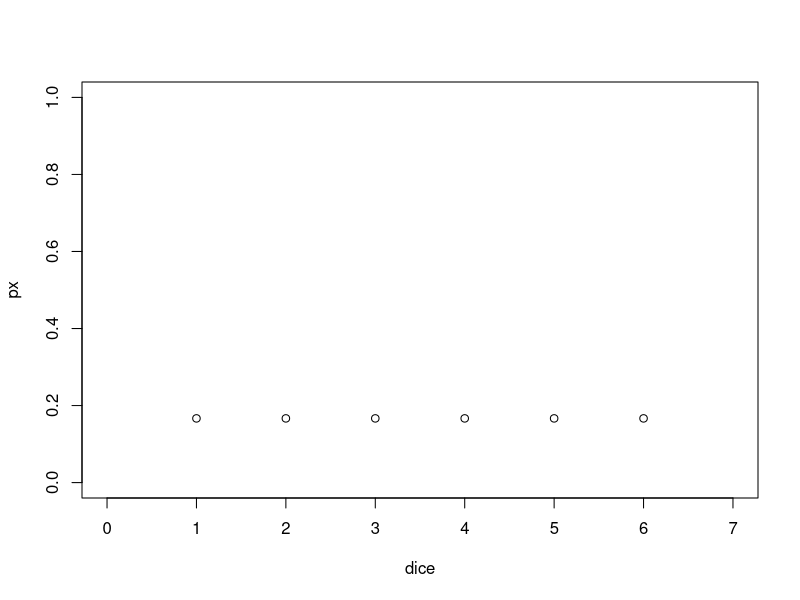
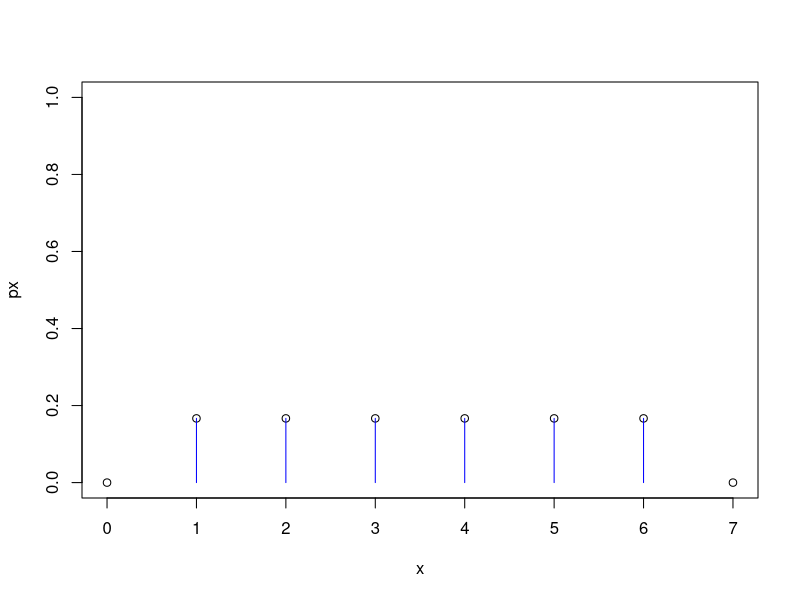
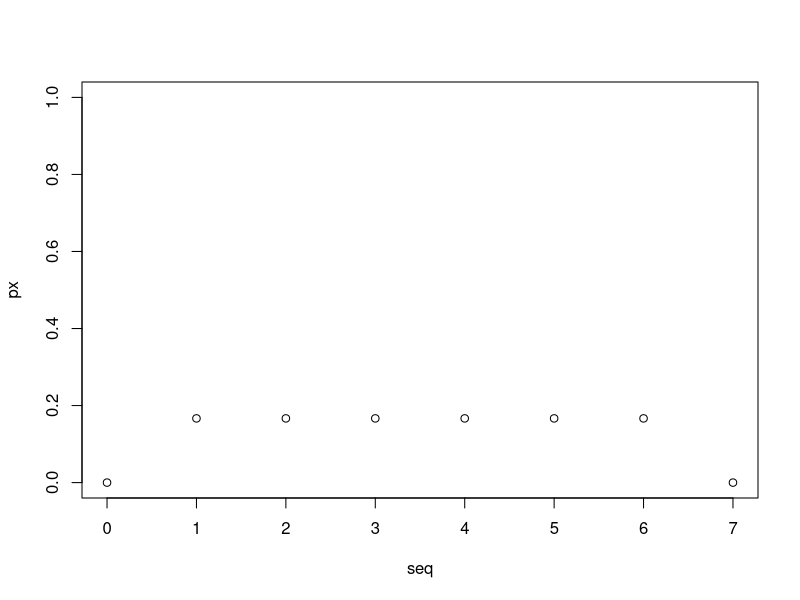
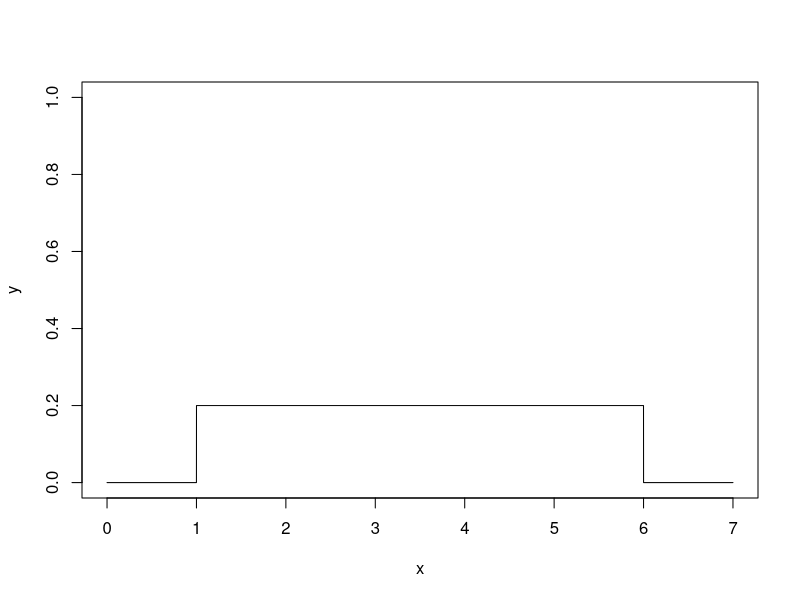
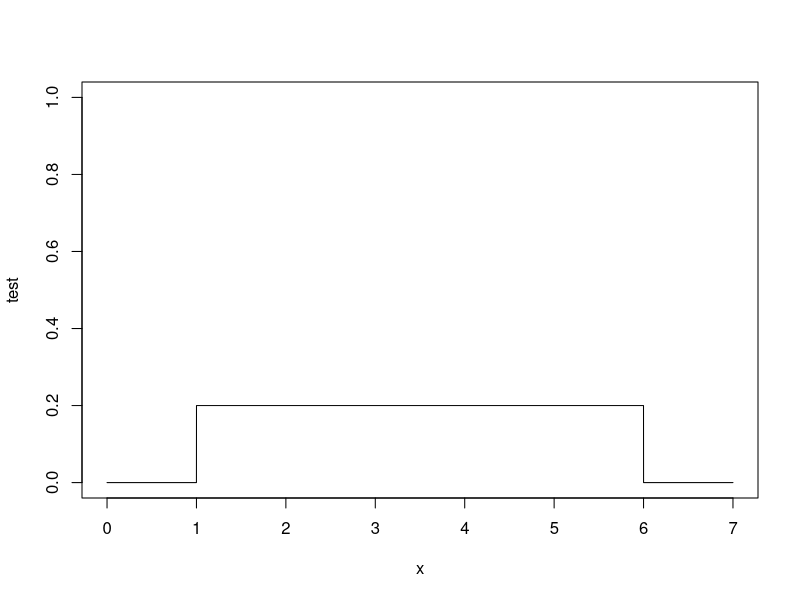
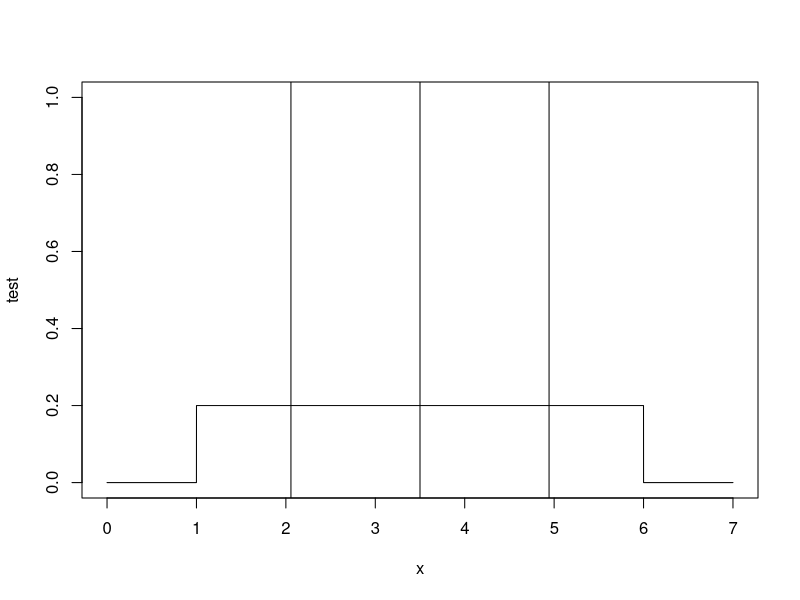
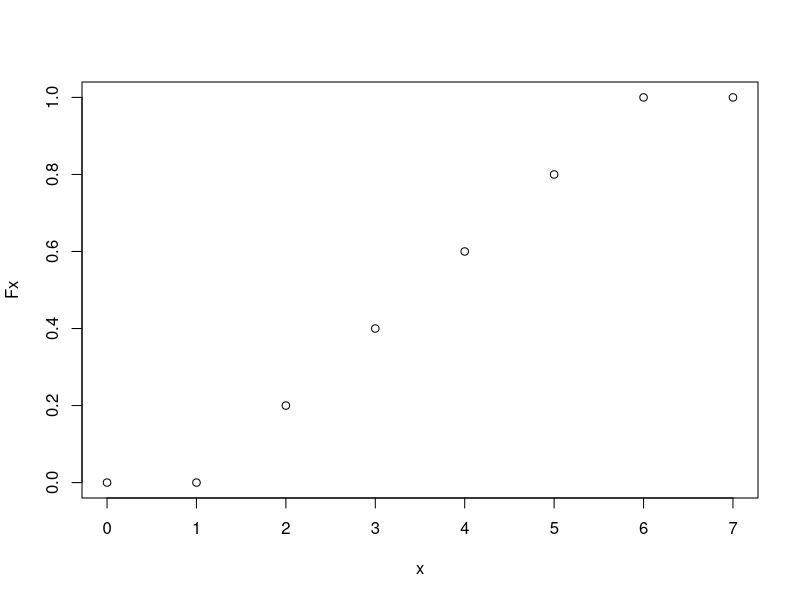
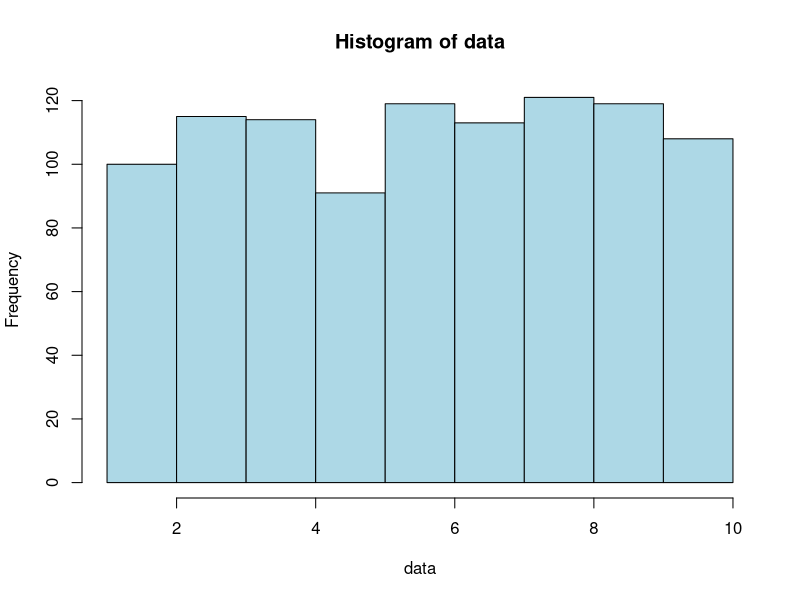

Generate these figures, in order, with R:
#############################################################
##---------------------------------------------------------##
##                Inferential Statistics IV:               ##
##   Uniform and (Standard) Normal Probability (Density)   ## 
##                        Functions                        ## 
##              by Steffen Schwerdtfeger 01.2023           ##
##---------------------------------------------------------##
#############################################################


####################################################################
#    1 Uniform PMFs, PDFs and CDFs ─ Uniform Probability Mass      #
# Functions (Discrete), Probability Density Functions (Continuous) #
#      and the Cumulative Distribution Function (Continuous)       #
####################################################################

####################################################
# 1.1 Uniform Probability Mass Function (Discrete) #
####################################################


# Probability mass function for p(x_i) = 1/6:
dice = c(1:6)
px = 1/length(dice)  # 1/n == for uniform probability distr.

# Written as vector of length(dice_value_x):
px = c(rep(1/length(dice),length(dice))) 

# Plot discrete probabilities:
plot(x=dice,y=px, ylim= c(0,1), xlim = c(0,7))


# Probability mass function for fair dice with n_sides:
dice_px = function(x,n_sides){ # x = sequence / range of possible values
  dice_val = c(1:n_sides)
  px = x # initialize vector for loop with 1:length(x)
  
  for(i in 1:length(x)){ # := for every object of the vector x
    if(x[i] < min(dice_val)){
      px[i] = 0
    }
    else if(x[i] >= min(dice_val) & x[i] <= max(dice_val)){
      px[i] = 1/n_sides
    }
    else if(x[i] > max(dice_val)){
      px[i] = 0
    }
  } # End for i
  
  # Plot probability mass function:
  plot(x=x,y=px, ylim = c(0:1))
  for(i in 1:n_sides){
    segments(x0=dice_val[i],y0=0,x1=dice_val[i],y1=1/n_sides, col = "blue")
  }
  
  # Return px in console:
  return(px)
} # End of function

# Let us test our function:
seq = c(0:7)
px = dice_px(x=seq,n_sides=6)
# 0.1666667 == 1/6
# [1] 0.0000000 0.1666667 0.1666667 0.1666667 0.1666667 0.1666667 0.1666667
# [8] 0.0000000

# Plot discrete probabilities only:
plot(x=seq,y=px, ylim = c(0:1))

# Probability of rolling a 3, 4 or 5, i.e., a range so to speak:
px_3to5 = px[3]+px[4]+px[5]
px_3to5 = sum(px[3:5])
# [1] 0.5


##########################################################
# 1.2 Uniform Probability Density Functions (continuous) #
##########################################################

# Plot Uniform PDF using basic R functions:
x = seq(0,7, length = 10000) # try length 50 and plot again!

# Uniform density for each x:
y = dunif(x, min = 1, max = 6)

# Plot uniform PDF:
plot(x,y, type = "l", ylim = c(0,1))

# Uniform PDF
unif_PDF = function(a,b,x){
  fx = x # initialize output vector of length(x), so we just use x
  for(i in 1:length(x)){ # := for every object of the vector x
    if(x[i] < a){
      fx[i] = 0
    }
    else if(x[i] >= a & x[i] <= b){
      fx[i] = 1/(b-a)
    }
    else if(x[i] > b){
      fx[i] = 0
    }
  } # End for i
  return(fx) 
} # End of function

# Test:
test = unif_PDF(a = 1,b = 6,x = x)
plot(y = test, x = x, type = "l", ylim = c(0,1)) 

# Integration of area under the curve via multiplication:
upper_bo = 5 # set upper bound
low_bo   = 3 # set lower bound
a_min    = 1 # set minimum
b_max    = 6 # set maximum, else f(x) = 0 anyways...
unif_area = (upper_bo-low_bo)*(1/(b_max-a_min))  
# [1] 0.4

# Integration of a uniform prob. density function via ratio
# area of interest divided by total area:
# P(x_1<=X<=x_2):
P_area = (5-3)/(6-1)
# [1] 0.4


# P(x_1=a<=X<=x_2=b) := area of interest == total area:
P_area = (b_max-a_min)/(b_max-a_min)
P_area = (6-1)/(6-1)
# [1] 1

# P(c<=X<=c) := probability of only one point of, e.g., x =5:
P_area = (5-5)/(6-1)
# Results in 0/5 = 0
# [1] 0

# Mean for uniform distribution:
a = 1
b = 6
# For uniform distribution you may come across this formula:
mean = (a+b)/2
# .. but we can also use our regular old mean:
# mean = sum(dice)/length(dice):
mean = sum(dice)/length(dice)
mean = mean(dice)

# The standard deviation for uniform distributions:
# sd() does not deliver equivalent results:
sd = sqrt(((b-a)^2)/12)

# Add mean and sd to plot:
plot(y = test, x = x, type = "l", ylim = c(0,1)) 
abline(v = mean)
abline(v=mean+sd)
abline(v=mean-sd)


#############################################################
# 1.3 The Cumulative Distribution Function of a Uniform PDF #
#############################################################

unif_CDF = function(a,b,x){
  Fx = x # initialize output vector of length(x), so we just use x again
  for(i in 1:length(x)){ # := for every object of the vector x
    if(x[i] < a){
      Fx[i] = 0
    }
    else if(x[i] >= a & x[i] <= b){
      Fx[i] = (x[i]-a)/(b-a) 
    }
    else if(x[i] > b){
      Fx[i] = 1
    }
  } # End for i
  return(Fx) 
} # End of function

# Initialize a sequence of possible x:
x = seq(0,7,by = 1) 
# Fx:
Fx = unif_CDF(a = 1, b = 6, x = x)

# Plot CDF:
plot(x = x, y = Fx)



####################################################
# 2 The (Standard) Normal Probability Distribution # 
#           ─  Gaussian PDFs and CDFs              #
####################################################

#################################
# 2.1 The Central Limit Theorem # 
#################################

# Initialize data via runif, which will
# give us a random but uniformly distributed
# set of data. Each time you run this line, the result will
# be another set of data points.
# Uses set.seed(0) or other values to make results reproducible
# (we will not get further into the the topic here):
data = runif(n = 1000, min = 1, max = 10)

# We can also plot our data as histogram
hist(data, col = "lightblue")

# Use a for loop to take 5000 random samples of size n = 5 each:
n_samp = 5000
sample_n_5 = c() # create empty vector

# The below function will also take the mean of the sample and 
# will store the output in our vector sample_n_5:
for (i in 1:n_samp){
  # Store mean of each sample with length 5:
  sample_n_5[i] = mean(sample(data, 5, replace=TRUE))
} # End for i

# Look at the histogram of the sample_n_5:
hist(sample_n_5, col = "lightblue")


###### Do the same with a log function:

# Plot of our function: 
plot(x = seq(1,10,by=.0009), y = -log(seq(1,10,by=.0009)))

# We will use y as data, so we do some shuffeling
# in order to be able to use most of the code above:
seq = seq(1,10,by=.0009)
seq = -log(seq)
data = seq

# We can also plot our data as histogram
hist(data, col = "lightblue")

# Use a for loop to take 5000 random samples of size n = 5 each:
n_samp = 5000
sample_n_5 = c() # create empty vector

# The below function will also take the mean of the sample and 
# and stores in our vector sample_n_5:
for (i in 1:n_samp){
  # Store mean of each sample with length 5:
  sample_n_5[i] = mean(sample(data, 5, replace=TRUE))
} # End for i

# Look at the histogram of the sample_n_5:
hist(sample_n_5, col = "lightblue")

####################################
# 2.2 The basic Gaussican function #
####################################

# Gaussian base form:
gaussian_fun = function(x){
  fx = exp(-x^2)
  return(fx)
} # End of function

# Plot of basic Gaussian:
seq = seq(-4,4,by = .1)
fx = gaussian_fun(seq)
plot(x = seq, y = fx)

# For comparison exp(x) only
test_pos = function(x){
  fx = exp(x)
  return(fx)
} # End of function

fx_pos = test_pos(seq)
plot(x = seq, y = fx_pos, type = "l")
abline(v = 0)

# ... as well as exp(-x):
test_neg = function(x){
  fx = exp(-x)
  return(fx)
} # End of function

fx_neg = test_neg(seq)
plot(x = seq, y = fx_neg, type = "l")
abline(v = 0)

# Recall a similar effect when squaring the deviation of 
# x_i-mean(x) and looking at the plot:
x = c(0:10)
plot(x = x, y = (x-mean(x)))    # deviation x_i from mean(x)
abline(h=0)
plot(x = x, y = abs(x-mean(x))) # absolute value of x_i-mean(x)
plot(x = x, y = (x-mean(x))^2)  # plot of squared deviation
# Recall: summing the squared deviation results in 
#         the total sum of squares...

# Plot of exp(-abs(x)):
test_abs = function(x){
  fx = exp(-abs(x))
  return(fx)
} # End of function

# Recall that we will use the absolute value of a sequence
# consisting of value ranging from -4 to 4 (by a step of .1):
plot(x = seq, y = test_abs(seq), typ = "l")  

# It does not even matter that we use the number e as base:
test_gen = function(x){
  fx = 2^(-x^2)
  return(fx)
} # End of function

plot(x = seq, y = test_gen(seq), typ = "l")  


##################################
# 2.2.1 Optional facts on exp(x) #
##################################

###### Some facts on why exp(x) is important:
plot(x = seq, y = fx_pos, type = "l")
# forming coordinate system (+x,-x,+y)
abline(v = 0)

# Point at x = 0, so f(0) = y = e^0 = 1
exp(0) # Now add point to plot:
points(y = 1,x = 0) # P (0|1)

# Point at x = 1
# y = f(x) = e^x; f(1) = e^1 = e
exp(1)

points(exp(1)) # P (e|1)
# Slope of tangent at a point P(f(x)|x) := f'(x) = e^x,
# since f(x) = e^x = f'(x)
# Evaluate y coordinate of P(f(x)|x):
y_coordinate = exp(1)
# [1] 2.718282 = Euler's number e.
# We add the respective tangent at that
# point with a slope = e^x. In case you wonder:
# the linear function x does not need to be defined in curve().
curve(exp(1)*x,-3,3, add = TRUE)

# Integral from -Inf to x = 1
expo_fun = function(x) {exp(x)}
integrate(expo_fun, lower = -Inf, upper = 1)
# 2.718282 with absolute error < 0.00015
# = e again.


##########################################
# 2.3 The Parametrized Gaussian function # 
##########################################

# Gaussian with parametric extension:
seq = seq(100,220,by=.1) # height in cm. 
a = .5                 # height of curve peak  
b = (178.4+164.7)/2    # x of peak = mean = 50%
c = ((178.4-170.8)+(164.7-157.6))/2                   
# width of the bell = sd 
# + turning point of function!
gaussian_fun_para = function(x, a, b, c){
  fx = a*exp(-(((x-b)^2)/(2*c^2)))
  return(fx)
} # End of function

a = 1
fx = gaussian_fun_para(seq,a,b,c)
plot(x = seq, y = fx, xlim=c(135,205), type ="l")
abline(v=b, col = "lightblue")
abline(v=b+c, lty = 2)
abline(v=b-c, lty = 2)

# Parameters
a=1
b=0
c=1

# Sequence
seq = seq(-4,4,by=.1)

# Test 1:5
test_1=exp(-(((seq-b)^2)/(2*c^2)))
test_2=exp(-(((seq-b)^2)/(2*c)))
# Test 1 and Test 2 are actually equal!
# Why? Because we set c to 1, so sd and variance are the same!
all.equal(test_1,test_2) 
# [1] TRUE
test_3=exp(-((seq-b)^2))
test_4=exp(-(((seq-b))))
test_5=exp(-(((seq-b))/(2*c)))

# Plot of Test 1:5
plot(x=seq,y=test_1)
plot(x=seq,y=test_2)
plot(x=seq,y=test_3)
plot(x=seq,y=test_4)
abline(v=0)
plot(x=seq,y=test_5)
abline(v=0)


##############################################################
# 2.4 The Parametrized Gaussian Probability Density Function #
#                (the (standard) normal PDF)                 #
##############################################################

# General formula for a probability density function (PDF).
# Insert mean = 0 and var = 1 to obtain the values for input x
# given a so-called standard normal distribution:
prob_dens = function(x,mean,var){
  fx = (1/sqrt(2*pi*var))*exp((-((x-mean)^2))/(2*var))
  return(fx)
} # End of Function

# In case placing () in the above becomes an issue when
# writing a function, you can also decompose the formula:
prob_dens_decomp = function(x,mean,var){
  fx1 = 1/sqrt(2*pi*var)
  fx2 = (-((x-mean)^2))/(2*var)
  fx = fx1*exp(fx2)
  return(fx)
} # End of function

# Initialize seq:
x = seq(-4,4,by=.01)

# Given standard normal distribution:
norm_PDF     = prob_dens(x, mean = 0, var = 1)

# Using basic R function dnorm():
norm_PDF_alt = dnorm(x,mean = 0, sd = 1)

#Check for equality:
all.equal(norm_PDF,norm_PDF_alt)
# [1] TRUE

# Plot
plot(x=x,y=norm_PDF, type = "l")
plot(x=x,y=norm_PDF_alt,type = "l")

# Plot with var = 1 and var = 3
plot(x=x,y=prob_dens(x,mean = 0,var = 1), type="l", col="blue")

# The lines function adds another cure to existing plot:
lines(x=x,y=prob_dens(x,mean = 0,var = 3),col="red")


######################################
# 2.5 Integrating Gaussian Functions #
######################################

# Gaussian base form:
gaussian_fun = function(x){
  fx = exp(-x^2)
  return(fx)
} # End of function

# Using integrate function:
gaussian_integral = integrate(gaussian_fun, lower = -Inf, upper = +Inf)

# Use gaussian_integral$value to get value only, as integrate()
# returns a message and a list.
all.equal(gaussian_integral$value,sqrt(pi))
# [1] TRUE

# 3D Plot of a Gaussian:
x = seq(-4,4,by=.1)
y = x

# We will not go into full detail why we need the outer product for z,
# but the result is a matrix and z needs to be related to two 
# coordinates: x and y.
# However, outer() allows to write the function of our 3D Gaussian 
# within the outer() function:
z = outer(x, y, function(x,y)(exp(-(x^2+y^2))))

# The persp() function lets us plot in 3D; adjust theta and phi
# in order to change perspective: 
persp(x=x,y=y,z=z, theta =20,phi=20)

# From the top:
persp(x=x,y=y,z=z, theta =0,phi=90)


# Integration using our parametrized Gaussian function:
gaussian_fun_para = function(x, a, b, c){
  fx = a*exp(-(((x-b)^2)/(2*c^2)))
  return(fx)
} # End of function

gauss_para_integ = integrate(gaussian_fun_para,a=a,b=b,c=c,lower=-Inf,upper=Inf)
all.equal(gauss_para_integ$value,(a*sqrt(2*pi*c^2)))
# [1] TRUE


###########################################
# 2.6 Integrating the Standard Normal PDF #
###########################################

# Integrate stand. norm. probability density function:
integrate(prob_dens, mean = 0, var =1, -Inf, Inf)
# Result:
# 1 with absolute error < 9.4e-05

# ... or via using dnorm(), now with the parameters "mean =" and "sd =":
integrate(dnorm, mean = 0, sd = 1, -Inf, +Inf)
# Result:
# 1 with absolute error < 9.4e-05  

# We could also use the function pnorm():
p_value_Inf = pnorm(Inf,mean = 0,sd = 1)
# [1] 1   

# p-value at the mean = 0, 
# given a mean of 0 and sd of 1:
p_value_pnorm = pnorm(0,mean = 0,sd = 1) 
p_value       = integrate(prob_dens, mean = 0, var =1, -Inf, 0)$value
# [1] 0.5

# Test for equality:
all.equal(p_value_pnorm,p_value)
# [1] TRUE


# CDF of a normal PDF:
norm_CDF = function(seq, mean, var){
  # Initialize vector length(density)
  Fx = seq  
  for(i in 1:length(seq)){
    Fx[i] = integrate(prob_dens, mean = 0, var = 1, lower = -Inf, upper = seq[i])$value
  } # End for i
  # Plot result:
  plot(x=seq, y = Fx, type = "l")
  
  return(Fx)
} # End of function

# Test function and plot CDF:
seq = seq(-4,4,by=.1)
norm_CDF(seq,0,1)



#################################################################
# 3 Standardization and Hypothesis Testing ─ Z-Tests, Z-Scores, #
#             Z-Tables (Standard Normal Tables)                 #
#################################################################


###### Special case of pop. mean == sample mean:
pop_cups = c(0:10)

# Population mean, variance and standard deviation:
# Recall that var() and sd() calculates teh sample var/sd
# including Bessel's correction, therefore we use
# the formulas below:
pop_mean = mean(pop_cups)
# [1] 5
pop_var = sum((pop_cups-mean(pop_cups))^2)/length(pop_cups)
# [1] 10
pop_sd = sqrt(pop_var)
# [1] 3.162278

# Function for evaluation the z-value of a 
# non-standardized data set:
z_score = function(x,pop_mean,pop_sd){
  z = (x-pop_mean)/pop_sd
  return(z)
} # End of function

# Standardized Z-Score for a particular value of x:
# Say we want to standardize a value of x that is equal
# to our mean itself as a special where a z-test formula
# is not needed yet:
z_score(pop_mean, pop_mean, pop_sd)
# [1] 0

# Integrating will reasonably result in
# 0.5, i.e., half of the area under the curve:
pnorm(0)
# [1] 0.5
# For a two-tailed test, checking on equality/inequality:
2*pnorm(0)
# [1] 1

# Let us now look at the z-score for our
# value of mean+/-sd in pop_cups:
z_score((pop_mean-pop_sd), pop_mean, pop_sd)
# [1] -1
z_score((pop_mean+pop_sd), pop_mean, pop_sd)
# [1] +1
z_score((pop_mean+2*pop_sd), pop_mean, pop_sd)
# [1] +2
# Worked!


#### Plot standardization of the dependent variable of 
####     second synth. observing Lady Meow

# Second synthetic data set:
# Cups of Tea: 
cups = c(0,  1, 2,   3.5, 4.8, 5.2, 6,   6.9, 8.5, 9.1, 9.9, # run 1
         0, .6, 2.6, 3.1, 4.8, 6.9, 7.1, 7.5, 8.5, 9.9, 9.9, #     2
         0, .2, 2.9, 2.9, 4.9, 5.2, 6.9, 7.1, 7.3, 9,   9.8) #     3

# Time passed for each run of measurements (cups), abbreviated:
time = c(0:10,0:10,0:10)


# Plot corresponding normal and standard norm. PDF:
# Normal PDF (non- standardized) of our data:
seq = seq(-10,20,by=.1)
plot(x=seq,y=prob_dens(seq,mean(cups),pop_var),type ="l")


# Translating all possible values on the x axis into our 
# normal PDF into the format of a standard(!) normal PDF:
z_seq = z_score(seq,mean(cups),pop_var)
plot(x=z_seq,y=prob_dens(seq,mean(cups),pop_var),type ="l")


### Standard normal distribution table / z-table:

# Initilize seq for z-scores (+/-)
z = seq(0,9.99,by = 0.01) 

# Calculate all possible z-scores from 0 to 9.99:
p_z = pnorm(z)

# Plotting the above shows that we calculated the
# upper half of the normal CDF:
plot(x=z,y=p_z)

# Set as matrix/table:
z_table = matrix(p_z,ncol = 10,byrow = TRUE)

# Add row and column names to matrix:
rownames(z_table) = seq(0,9.99,b = .1)
colnames(z_table) = seq(0,.09,by = .01)


# Evaluate z and search table for corresponding p-value:
#       [["col","row"]]
z_table[["3.2","0.03"]] 

# ...or use the following way without having to separate the digits:

# Change class to data_frame:
table = as.data.frame(z_table)

# Define z_score:
z_score = 3.23 # only use value up to two decimal places

# The following lines separates the first 3 digits into the
# [["col","row"]] structure, so you don't need to do yourself:
rowDigit = as.numeric(substr(z_score*100, 1,2))/10 # substr(x,start,stop)
# [1] 3.2
colDigit = as.numeric(substr(z_score*100, 3,3))/100
# [1] 0.03

# Execute the next line to find the respective value
# in the table:
table[which(rownames(table) == rowDigit),which(colnames(table) == colDigit)]
# [1] 0.999381
pnorm(3.23,0,1)
# [1] 0.999381


# Use the qnorm function for the inverse CDF:
# Note that we used a rounded score as example
# before:
qnorm(0.990,0,1) # for a p-value threshold of 1%
# [1] 3.229977

seq = seq(0,1,by=0.0001)
quant_func = c() # empty vector
for(i in 1:length(seq)){
  quant_func[i] = qnorm(seq[i],mean=0,sd=1)
} # End for i

# Plot Quantile function:
plot(x=seq,y=quant_func, type="l")


